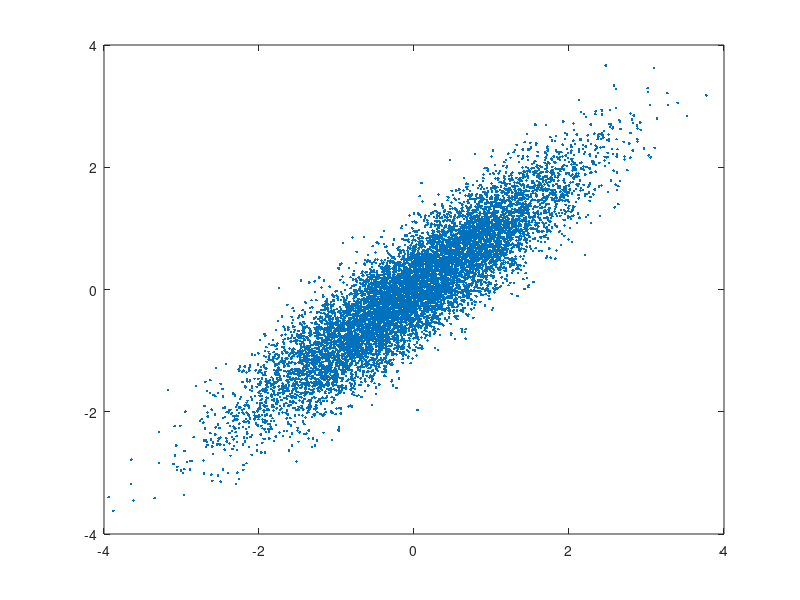

This chart was generated by the following MATLAB code: (Note: this script raises an error after producing the figure.)
%create two correlated variables with corr=p;
m = 2; n = 10000;
s1 = 1; s2 = 1; p = .9; m1 = 0; m2 = 0;
u = randn(1,n);
v = randn(1,n);

x = s1*u+m1;
y = s2*(p*u+sqrt(1-p^2)*v)+m2;

%create data matrix X
X = [x;y];
plot(x,y,'.');

%do PCA
[Y PC V] = PCA1(X);

%plot new axes
arrow(zeros(m), PC);

%print variance
fprintf(1, 'variance:%f\n', V);